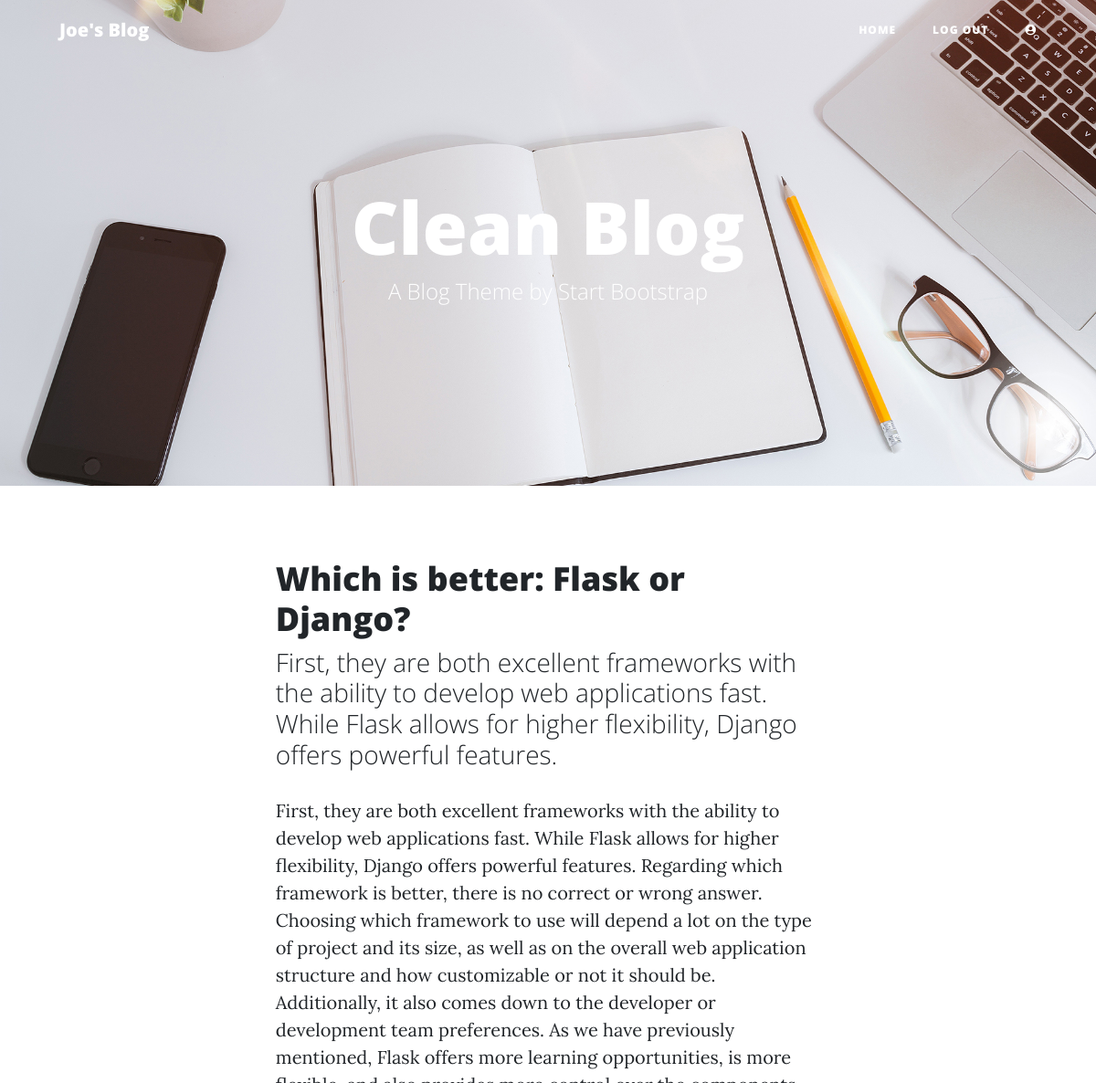
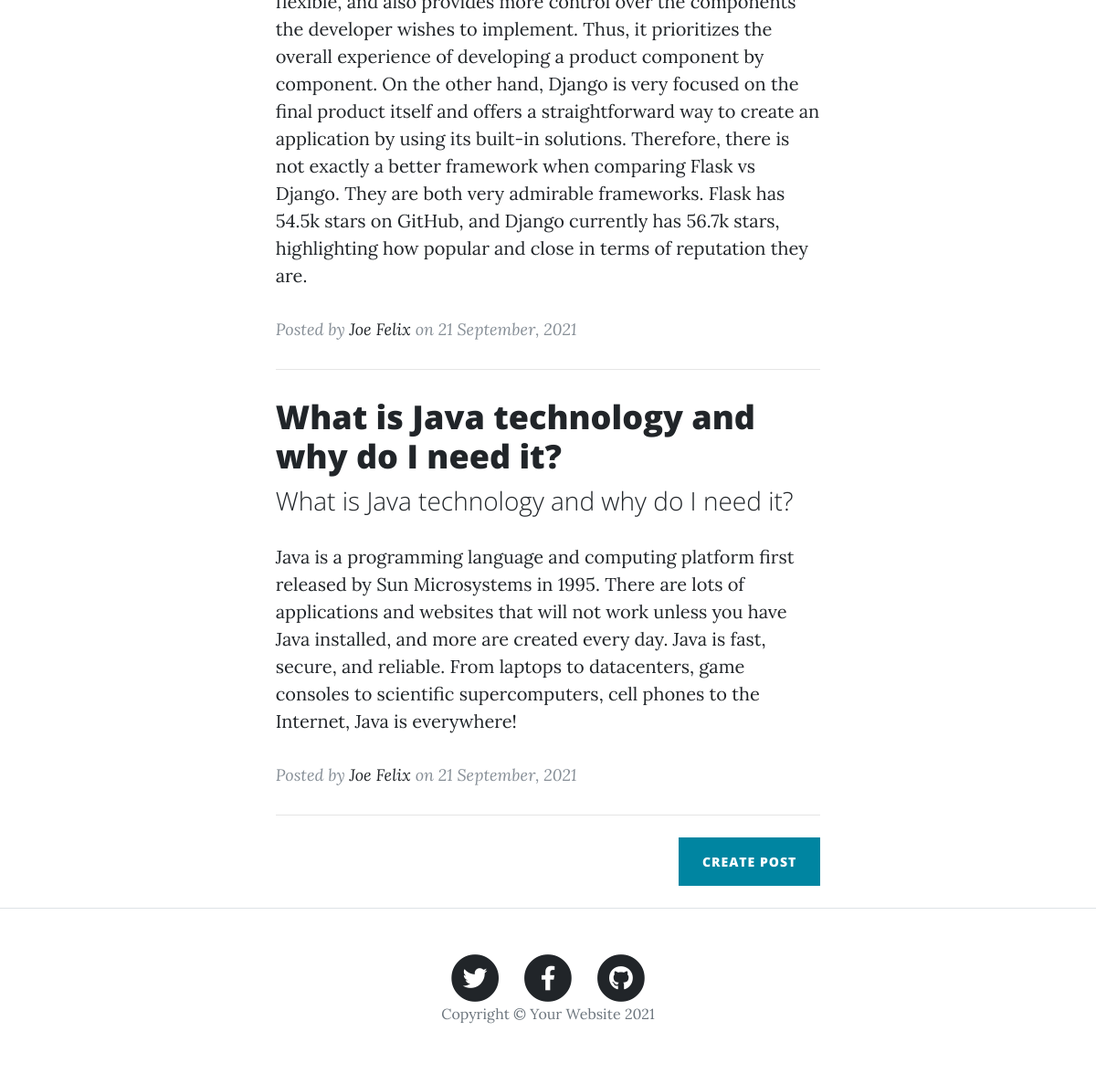
/ (signed in), run on the app's committed database (2 pictures, top to bottom).
### main.py (models this page shows)
class BlogPost(db.Model):
    __tablename__ = "blog_post"
    id = db.Column(db.Integer, primary_key=True)
    author_id = db.Column(db.Integer, db.ForeignKey("users.id"))
    author = relationship("User", back_populates="posts")
    title = db.Column(db.String(250), unique=True, nullable=False)
    subtitle = db.Column(db.String(250), nullable=False)
    body = db.Column(db.Text, nullable=False)
    img_url = db.Column(db.String(250))
    date = db.Column(db.String(250))
    comments = relationship("Comment", back_populates="parent_post")

class User(UserMixin, db.Model):
    __tablename__ = "users"
    id = db.Column(db.Integer, primary_key=True)
    name = db.Column(db.String(250))
    email = db.Column(db.String(250), unique=True)
    password = db.Column(db.String(250))
    posts = relationship("BlogPost", back_populates="author")
    comments = relationship("Comment", back_populates="comment_author")

### main.py (the view)
@app.route("/")
def home():
    all_posts = BlogPost.query.all()
    return render_template("index.html", posts=all_posts, current_user=current_user)

### main.py (called while the page is built)
@login_manager.user_loader
def load_user(user_id):
    return User.query.get(int(user_id))

### templates/index.html (shortened to what this page needs)
{% include "header.html" %}
        <header class="masthead" style="background-image: url('static/img/edit-bg.jpg')">
            <div class="container position-relative px-4 px-lg-5">
                <div class="row gx-4 gx-lg-5 justify-content-center">
                    <div class="col-md-10 col-lg-8 col-xl-7">
                        <div class="site-heading">
                            <h1>Clean Blog</h1>
                            <span class="subheading">A Blog Theme by Start Bootstrap</span>
                        </div>
                    </div>
                </div>
            </div>
        </header>
        <div class="container px-4 px-lg-5">
            <div class="row gx-4 gx-lg-5 justify-content-center">
                <div class="col-md-10 col-lg-8 col-xl-7">
                    {% if posts|length == 0 %}
                    <p>No Blogs to show</p>
                    {% else %}
                    {% for post in posts %}
                    <div class="post-preview">
                        <a href="{{ url_for('show_post', post_id=post.id) }}">
                            <h2 class="post-title">{{ post.title }}</h2>
                            <h3 class="post-subtitle">{{ post.subtitle }}</h3>
                            <p>{{ post.body }}</p>
                        </a>
                        <p class="post-meta">
                            Posted by
                            <a href="{{ url_for('profile', user_id=post.author_id) }}">{{ post.author.name }}</a>
                            on {{ post.date }}
                        </p>
                    </div>
                    <hr class="my-4" />
                    {% endfor %}
                    {% endif %}
                    <div class="d-flex justify-content-end mb-4"><a class="btn btn-primary text-uppercase" href="{{ url_for('add_new_posts') }}">Create Post</a></div>
                </div>
            </div>
        </div>
{% include "footer.html" %}

### data on the page
BlogPost: title "Which is better: Flask or Django?", subtitle "First, they are both excellent frameworks with the ability to develop web applications fast. While Flask allows for higher flexibility, Django offers powerful features.", body "First, they are both excellent frameworks with the ability to develop web applications fast. While Flask allows for higher flexibility, Django offers powerful features. Regarding which framework is better, there is no correct or wrong answer. Choosing which framework to use will depend a lot on the type of project and its size, as well as on the overall web application structure and how customizable or not it should be. Additionally, it also comes down to the developer or development team preferences. As we have previously mentioned, Flask offers more learning opportunities, is more flexible, and also provides more control over the components the developer wishes to implement. Thus, it…", author.name "Joe Felix", date "21 September, 2021"
BlogPost: title "What is Java technology and why do I need it?", subtitle "What is Java technology and why do I need it?", body "Java is a programming language and computing platform first released by Sun Microsystems in 1995. There are lots of applications and websites that will not work unless you have Java installed, and more are created every day. Java is fast, secure, and reliable. From laptops to datacenters, game consoles to scientific supercomputers, cell phones to the Internet, Java is everywhere!", author.name "Joe Felix", date "21 September, 2021"
